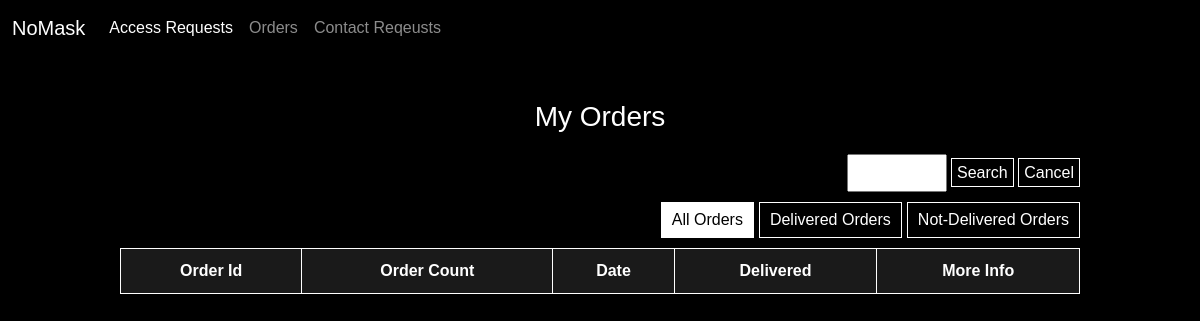
The app's page /ordersPage/ (signed in), older data.
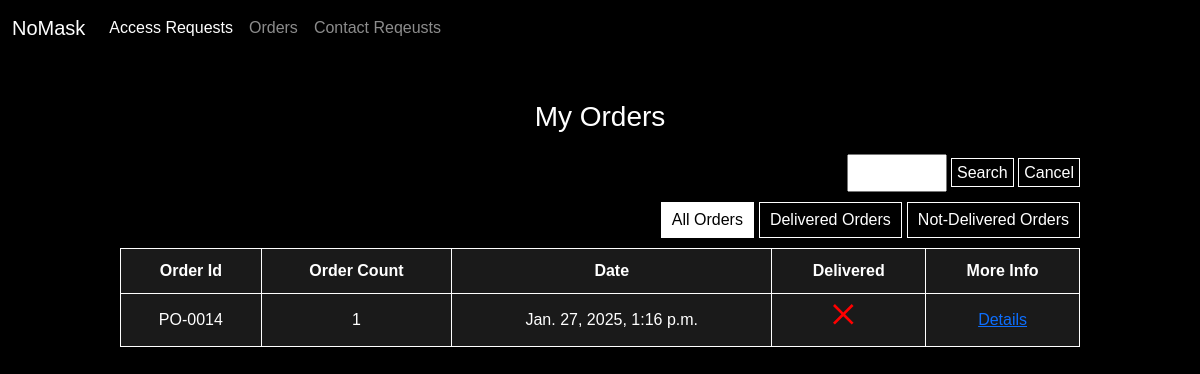
The same page, newer data.
### home/models.py (models this page shows, shortened)
class Payment(models.Model):
    unique_id = models.UUIDField(unique=True,editable=False,default=uuid.uuid4)
    first_name = models.CharField(max_length=255,blank=True)
    last_name = models.CharField(max_length=255,blank=True)
    country_code = models.CharField(max_length=255)
    phone = models.CharField(max_length=255,blank=True)
    email = models.EmailField(blank=True)
    order_notes = models.TextField(blank=True)
    street_address_1 = models.CharField(max_length=255, verbose_name='Street Address Line 1', null=True)
    street_address_2 = models.CharField(max_length=255, blank=True, null=True, verbose_name='Street Address Line 2 (optional)')
    city = models.CharField(max_length=100, null=True)
    state = models.CharField(max_length=100, blank=True, null=True)
    zip_code = models.CharField(max_length=20, null=True)
    destination_country = models.CharField(max_length=100, null=True)
    accralocation = models.CharField(max_length=255,null=True,blank=True)
    additional_info = models.TextField(blank=True)
    amount = models.FloatField(blank=True, null=True)
    ref = models.UUIDField(default=uuid.uuid4,editable=False,unique=True)
    verified = models.BooleanField(default=False)
    delivery_price = models.IntegerField(default=0)
    delivered = models.BooleanField(default=False)
    date_created = models.DateTimeField(auto_now_add=True)
    pickupdata = models.BooleanField(default=False)
    class Meta:
        ordering = ('-date_created',)
    @property
    def order_id(self):
        val = str(self.id)
        if len(val) >= 4: # more than 4 values
            return 'PO-' + val
        else:
            loopCount = 4 - len(val)
            for i in range(loopCount):
                val = '0'+ val
            return 'PO-'+ val

class Cart(models.Model):
    payment = models.OneToOneField(Payment,on_delete=models.CASCADE)
    unique_id = models.UUIDField(default=uuid.uuid4,editable=False,unique=True)

class CartObject(models.Model):
    cart = models.ForeignKey(Cart,on_delete=models.CASCADE,related_name='cart_objects')
    product = models.ForeignKey(Product,on_delete=models.SET_NULL,null=True)
    size = models.CharField(max_length=255)
    quantity = models.IntegerField()

### userAdmin/views.py (the view)
# urls.py: path('ordersPage/',OrdersPage.as_view(),name='ordersPage'),
class OrdersPage(View):
    def get(self,request):
        if request.user.is_authenticated and request.user.is_superuser:
            pass  # Allow access
        else:
            return redirect('/')
        payments = Payment.objects.all().filter(verified=True)
        context ={
            'payments':payments,
        }
        return render(request,'userAdmin/ordersPage.html',context)

### userAdmin/templates/userAdmin/ordersPage.html (shortened to what this page needs)
{% load static %}
<!DOCTYPE html>
<html lang="en">
<head>
    <link href="https://cdn.jsdelivr.net/npm/bootstrap@5.3.0-alpha3/dist/css/bootstrap.min.css" rel="stylesheet">
</head>
<body>
<nav class="navbar navbar-expand-lg navbar-dark fixed-top" style="background-color: #000;">
    <div class="container-fluid">
        <a class="navbar-brand" href="#">NoMask</a>
        <div class="collapse navbar-collapse" id="navbarNav">
            <ul class="navbar-nav">
                <li class="nav-item">
                    <a class="nav-link active" aria-current="page" href="#">Access Requests</a>
                </li>
                <li class="nav-item">
                    <a class="nav-link" href="{% url  'ordersPage' %}">Orders</a>
                </li>
                <li class="nav-item">
                    <a class="nav-link" href="#">Contact Reqeusts</a>
                </li>
            </ul>
        </div>
    </div>
</nav>
    <div class="orders-container">
        <h2>My Orders</h2>
        <div style="text-align: right; margin: 10px 0;">
            <input type="number" name="orderSearch" id="orderSearch" style="width: 100px; padding: 5px;">
            <span class="osb" id="search">Search</span>
            <span class="osb" id="cancel">Cancel</span>
        </div>
        <div class="tableToggle">
            <span class="toggler activeOrder" id="all">All Orders</span>
            <span class="toggler" id="Dev">Delivered Orders</span>
            <span class="toggler" id="notDev">Not-Delivered Orders</span>
        </div>
        <table>
            <thead>
                <tr>
                    <th>Order Id</th>
                    <th>Order Count</th>
                    <th>Date</th>
                    <th>Delivered</th>
                    <th>More Info</th>
                </tr>
            </thead>
            <tbody>
                {% for payment in payments %}
                <tr class="tr">
                    <td class="orderId">{{ payment.order_id }}</td>
                    <td>{{ payment.cart.cart_objects.all|length }}</td>
                    <td>{{ payment.date_created }}</td>
                    <td class="delivered {{ payment.delivered }}">
                        {% if payment.delivered == False %}
                        <svg viewBox="0 0 512 512" fill="#ff0000">
                            <g>
                                <polygon
                                    points="328.96 30.2933333 298.666667 0 164.48 134.4 30.2933333 0 0 30.2933333 134.4 164.48 0 298.666667 30.2933333 328.96 164.48 194.56 298.666667 328.96 328.96 298.666667 194.56 164.48">
                                </polygon>
                            </g>
                        </svg>
                        {% else %}
                        <svg viewBox="0 0 24 24" fill="#00a400">
                            <path d="M4 12.6111L8.92308 17.5L20 6.5" stroke-width="2" stroke-linecap="round"
                                stroke-linejoin="round"></path>
                        </svg>
                        {% endif %}
                    </td>
                    <td><a href="{% url 'orderDetails' payment.ref %}">Details</a></td>
                </tr>
                {% endfor %}
            </tbody>
        </table>
    </div>
</body>
</html>

### userAdmin/templates/userAdmin/ordersPage.html (style rules this page uses)
body { background-color: black; color: white !important; margin: 0; padding: 0; font-family: Arial, sans-serif; }
.orders-container { margin: 0 auto; max-width: 1000px; padding: 20px; margin-top: 80px; }
h2 { text-align: center; margin-bottom: 20px; font-size: 28px; }
.tableToggle { display: flex; justify-content: right; gap: 5px; margin-bottom: 10px; }
.tableToggle span { border: 1px solid white; padding: 5px 10px; cursor: pointer; color: white; }
.osb { border: 1px solid white; padding: 5px; cursor: pointer; background-color: black; color: white; }
.activeOrder { background-color: white; color: black !important; }
table { width: 100%; border-collapse: collapse; text-align: center; background-color: rgba(255, 255, 255, 0.1); }
table th, table td { padding: 10px; border: 1px solid white; }
.delivered svg { width: 32px; height: 32px; }

Row changes from the older to the newer data that the page shows:
added Payment: order_id "PO-0014", cart.cart_objects.all|length "1", date_created "Jan. 27, 2025, 1:16 p.m.", delivered False (drawn)
